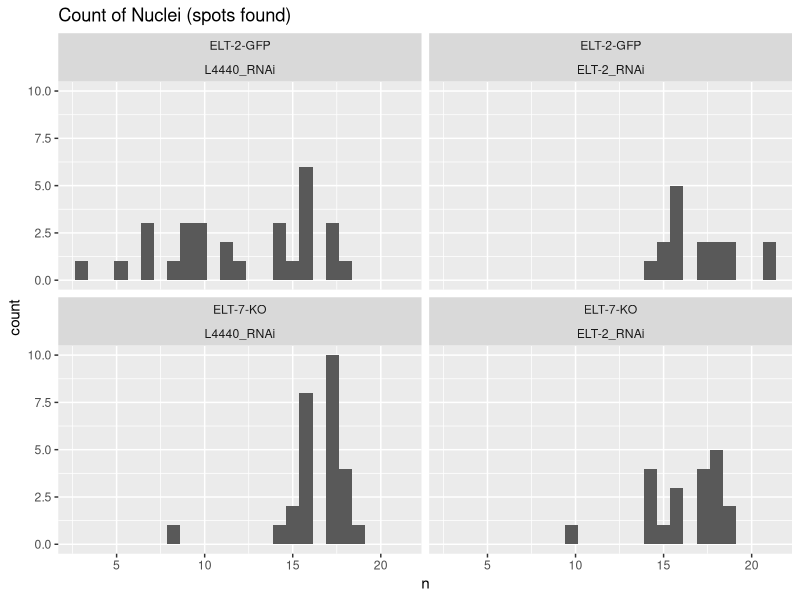
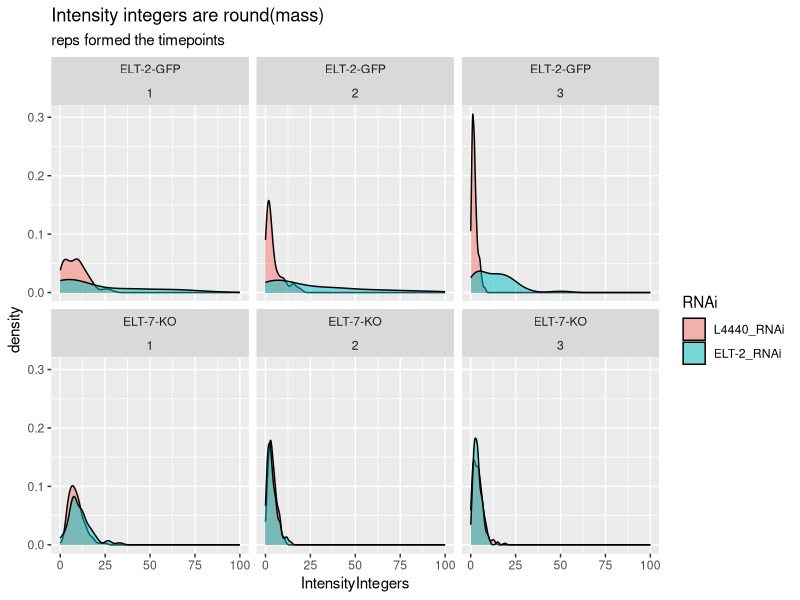
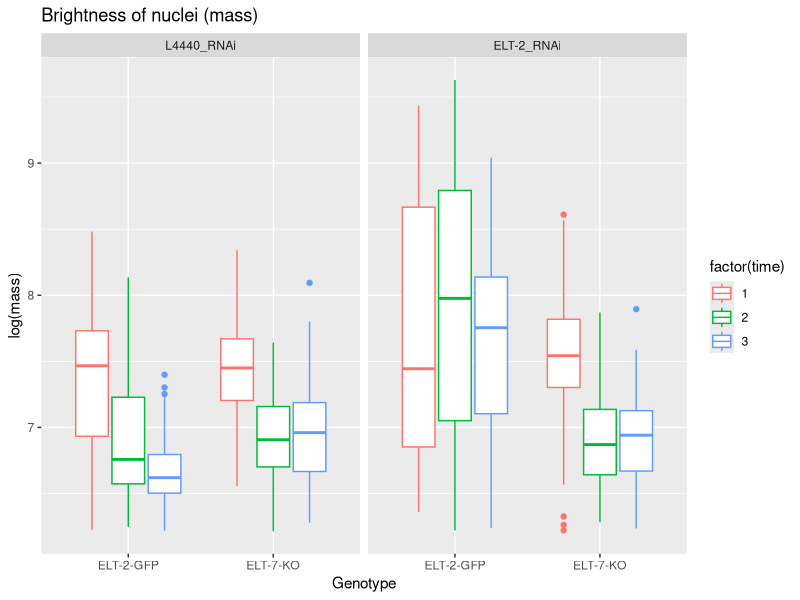
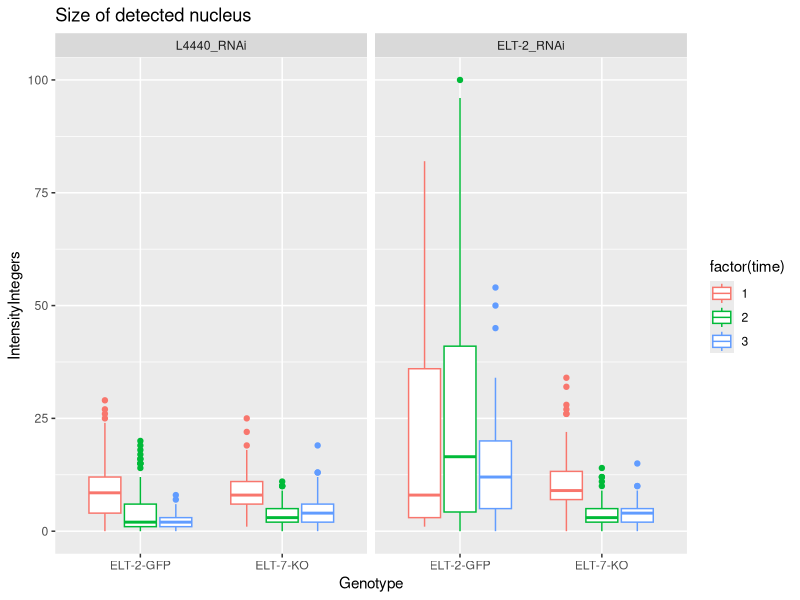
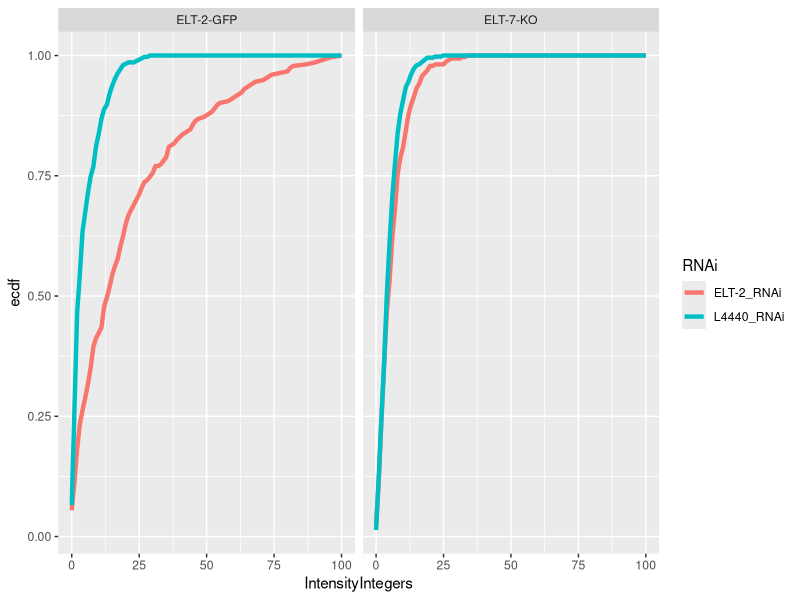
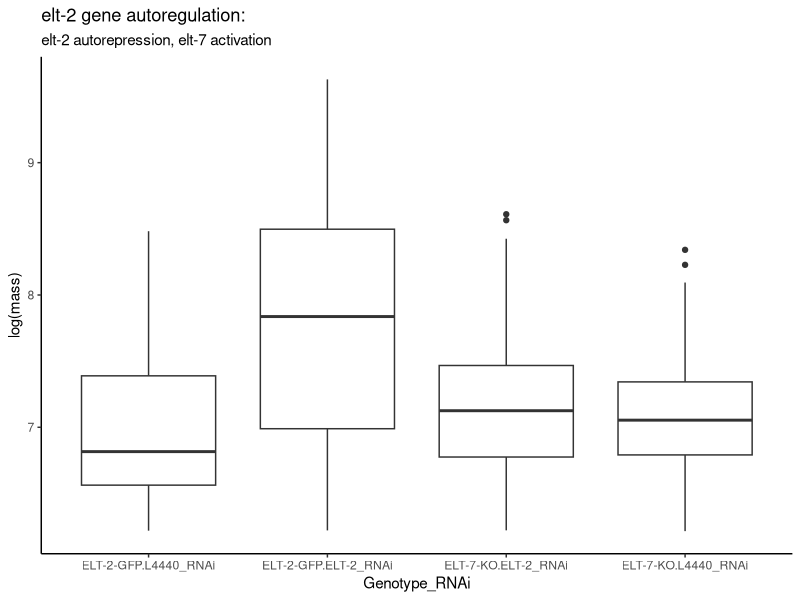
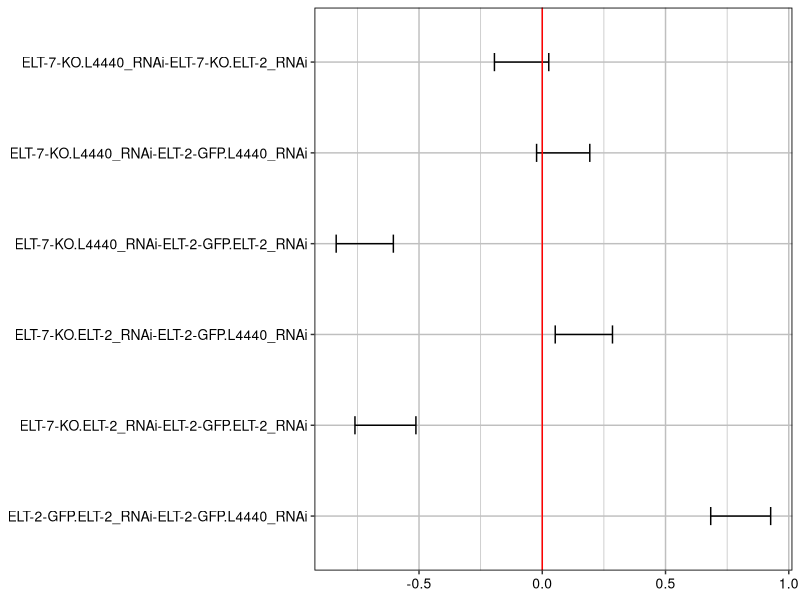
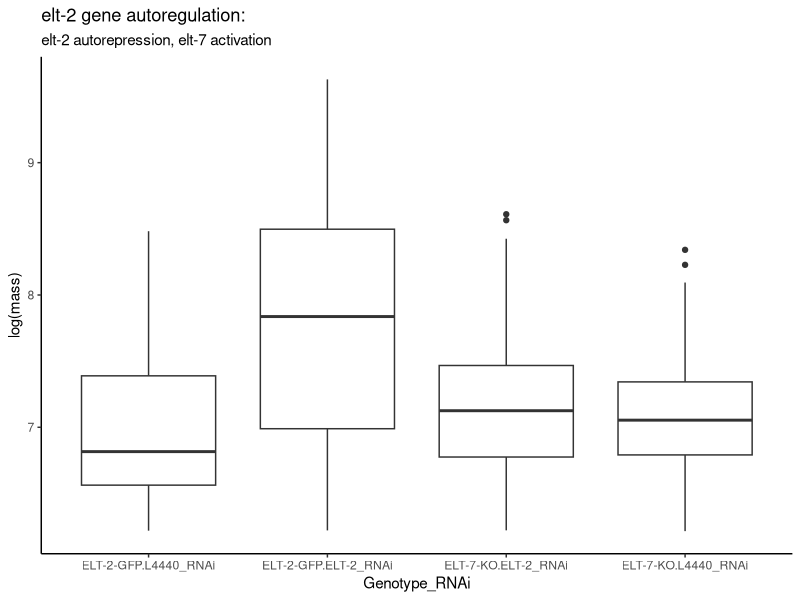

Recreate these plots in R, in order. (Note: this script raises an error after producing the figures.)
## ---- chunk 1
knitr::opts_chunk$set(echo = TRUE)

library(magrittr)
library(dplyr)
library(ggplot2)
library(tidyverse)

scale_0_1 = function(x) {
  xmax = max(x)
  xmin = min(x)
  xrange = xmax - xmin
  return((x - xmin) / xrange)
}

GGTukey<-function(Tukey){
 
  B<-as.data.frame(Tukey[1])
  colnames(B)[2:3]<-c("min",
                      "max")
  C<-data.frame(id=row.names(B),
                min=B$min,
                max=B$max)
  D<-C%>%
    ggplot(aes(id))+
    geom_errorbar(aes(ymin=min,
                     ymax=max),
                 width = 0.2)+
    geom_hline(yintercept=0,
               color="red")+
    labs(x=NULL)+
    coord_flip()+
    theme(  #text=element_text(family="TimesNewRoman"),
            title=element_text(color="black",size=15),
            axis.text = element_text(color="black",size=10),
            axis.title = element_text(color="black",size=10),
            panel.grid=element_line(color="grey75"),
            axis.line=element_blank(),
            plot.background=element_rect(fill="white",color="white"),
            panel.background=element_rect(fill="white"),
            panel.border = element_rect(colour = "black", fill = NA,size=0.59),
            legend.key= element_rect(color="white",fill="white")
          )
  return(D)
}
## ---- chunk 2
segmentation = read.table('all_nuclei_Oct2023.csv', sep=',', header=T)



segmentation = segmentation %>% mutate(IntensityIntegers = round(100*scale_0_1(mass)), 
                                       time = Rep)
segmentation %<>% mutate(Genotype = case_when(
                    Genotype == 'JM149' ~ 'ELT-2-GFP',
                    Genotype == 'JM259' ~ 'ELT-7-KO'
                  ))

write.table(segmentation, 'datasetDavidKingOct2023.csv', 
            sep=',', 
            row.names = F, 
            quote=F, 
            col.names = T)
## ---- chunk 3
segmentation %<>% filter(Worm != '7-8')
segmentation %<>% mutate(Rep = as.factor(Rep), Worm = factor(Worm,levels=1:11), RNAi=factor(RNAi, levels=rev(sort(unique(segmentation$RNAi)))))

worm_summary= segmentation %>% group_by(Rep,RNAi,Genotype) %>% summarize(n=n())
worm_summary
## ---- chunk 4

segmentation %>% group_by(Rep,Worm,RNAi,Genotype) %>% summarize(n=n()) %>%
  ggplot(aes(x=n)) + geom_histogram(bins=25) + facet_wrap(~Genotype*RNAi) + ggtitle("Count of Nuclei (spots found)")

segmentation %>% group_by(Rep,Worm,RNAi,Genotype) %>% summarize(n=n()) %>% ungroup() %>% group_by(RNAi,Genotype) %>% summarise(ave_nuclei = mean(n), sd_nuclei=sd(n))
## ---- chunk 5
ggplot(segmentation, aes(x=IntensityIntegers, fill=RNAi)) + geom_density(alpha=.5) + facet_wrap(~Genotype+factor(time)) + ggtitle("Intensity integers are round(mass)", subtitle = "reps formed the timepoints") #+ xlim(c(0,7500))


ggplot(segmentation , aes(x=Genotype, y = log(mass), color=factor(time))) + geom_boxplot() + facet_wrap(~RNAi) + ggtitle("Brightness of nuclei (mass)")

ggplot(segmentation , aes(x=Genotype, y = IntensityIntegers, color=factor(time))) + geom_boxplot() + facet_wrap(~RNAi) + ggtitle("Size of detected nucleus")
## ---- chunk 6

l = list()
for (rep in levels(segmentation$Rep)) {
  for (RNAi in levels(segmentation$RNAi)) {
    for (Genotype in levels(segmentation$Genotype)) {
      # make concat'ed list key
      
    }
  }
}

## ---- chunk 7

ecdf_WT_L4440 = segmentation %>% filter(Genotype == 'ELT-2-GFP' & 
                                          RNAi == 'L4440_RNAi') %>%
                      pull(IntensityIntegers) %>% ecdf()

ecdf_WT_ELT2_RNAi= segmentation %>% filter(Genotype == 'ELT-2-GFP' & 
                                             RNAi == 'ELT-2_RNAi') %>%
                      pull(IntensityIntegers) %>% ecdf()

ecdf_ELT7_KO_L4440 = segmentation %>% filter(Genotype == 'ELT-7-KO' & 
                                               RNAi == 'L4440_RNAi') %>%
                      pull(IntensityIntegers) %>% ecdf()    

ecdf_ELT7_KO_ELT2_RNAi = segmentation %>% filter(Genotype == 'ELT-7-KO' & 
                                               RNAi == 'ELT-2_RNAi') %>%
                      pull(IntensityIntegers) %>% ecdf()     

dists = data.frame()

dists %<>% 
    rbind(data.frame(IntensityIntegers = segmentation$IntensityIntegers,
            ecdf = ecdf_WT_L4440(segmentation$IntensityIntegers),
            Genotype = "ELT-2-GFP",
            RNAi = "L4440_RNAi"
                            )) %>%
    rbind(data.frame(IntensityIntegers = segmentation$IntensityIntegers,
            ecdf = ecdf_WT_ELT2_RNAi(segmentation$IntensityIntegers),
            Genotype = "ELT-2-GFP",
            RNAi = "ELT-2_RNAi"
                            )) %>%
    rbind(data.frame(IntensityIntegers = segmentation$IntensityIntegers,
            ecdf = ecdf_ELT7_KO_L4440(segmentation$IntensityIntegers),
            Genotype = "ELT-7-KO",
            RNAi = "L4440_RNAi"
                            )) %>%
    rbind(data.frame(IntensityIntegers = segmentation$IntensityIntegers,
            ecdf =  ecdf_ELT7_KO_ELT2_RNAi(segmentation$IntensityIntegers),
            Genotype = "ELT-7-KO",
            RNAi = "ELT-2_RNAi"
                            ))

ggplot(dists, aes(x=IntensityIntegers, y=ecdf, color=RNAi)) + geom_line(linewidth=1.5) + facet_wrap(~Genotype)
## ---- chunk 8
segmentation %<>% mutate(Genotype_RNAi = paste(Genotype,RNAi,sep="."))
segmentation %>% group_by(Genotype_RNAi) %>% 
  summarize(median_log_intensity = median(log(mass))) %>%  
  arrange(median_log_intensity) %>% pull(Genotype_RNAi) -> order_of_Genotype_RNAi 

order_of_Genotype_RNAi = c("ELT-2-GFP.L4440_RNAi","ELT-2-GFP.ELT-2_RNAi","ELT-7-KO.ELT-2_RNAi","ELT-7-KO.L4440_RNAi")
segmentation %<>% mutate(Genotype_RNAi = factor(Genotype_RNAi, levels=order_of_Genotype_RNAi))
table(segmentation$experiment_description)
ggplot(segmentation, aes(x=Genotype_RNAi, y=log(mass))) + geom_boxplot() + ggtitle("elt-2 gene autoregulation: ",subtitle = "elt-2 autorepression, elt-7 activation") + theme_classic()
ggsave("elt2_autorepression.pdf")

segmentation.aov = aov(log(segmentation$mass) ~ segmentation$Genotype_RNAi)
summary(segmentation.aov)
tk = TukeyHSD(segmentation.aov, conf.level = .95)
tk
GGTukey(tk)

## ---- chunk 9
g1 = ggplot(segmentation %>% filter(Rep == 1), aes(x=x, y=y, color=Genotype)) + facet_wrap(~RNAi + Worm) + ggtitle("Segmentation results Rep 1") + geom_hline(yintercept=0) + geom_vline(xintercept = 0) + geom_line() + geom_point() + theme(aspect.ratio = 1) + ylim(c(-1500,1500))

g2 = ggplot(segmentation %>% filter(Rep == 2), aes(x=x, y=y, color=Genotype)) + facet_wrap(~RNAi + Worm) + ggtitle("Segmentation results Rep 2") + geom_hline(yintercept=0) + geom_vline(xintercept = 0) + geom_line() + geom_point() + theme(aspect.ratio = 1) + ylim(c(-1500,1500))

g3 = ggplot(segmentation %>% filter(Rep == 3), aes(x=x, y=y, color=Genotype)) + facet_wrap(~RNAi + Worm) + ggtitle("Segmentation results Rep 3") + geom_hline(yintercept=0) + geom_vline(xintercept = 0) + geom_line() + geom_point() + theme(aspect.ratio = 1) + ylim(c(-1500,1500))
 
gL4440_RNAi = ggplot(segmentation %>% filter(RNAi == "L4440_RNAi"), aes(x=x_rot, y=y_rot, color=Rep)) + facet_wrap(~ Worm + Genotype) + ggtitle("Segmentation results L4440_RNAi") + geom_hline(yintercept=0) + geom_vline(xintercept = 0) + geom_line() + geom_point() + theme(aspect.ratio = 1) + ylim(c(-1500,1500))

gELT2_RNAi = ggplot(segmentation %>% filter(RNAi == "ELT-2_RNAi"), aes(x=x_rot, y=y_rot, color=Rep)) + facet_wrap(~ Worm + Genotype) + ggtitle("Segmentation results ELT-2_RNAi") + geom_hline(yintercept=0) + geom_vline(xintercept = 0) + geom_line() + geom_point() + theme(aspect.ratio = 1) + ylim(c(-1500,1500))

# g2 = ggplot(segmentation%>% filter(Rep == 1), aes(x=x_rot, y=y_rot, color=Genotype))  + facet_wrap(~RNAi + Worm) + ggtitle("Rotated onto x-axis")+ geom_hline(yintercept=0) + geom_vline(xintercept = 0) + geom_line() + geom_point() + theme(aspect.ratio = 1)+ ylim(c(-1500,1500))
## ---- chunk 10
pdf(file="segmentation_overall_view_rotated.pdf", height=20, width=15)
gL4440_RNAi
gELT2_RNAi
dev.off()
